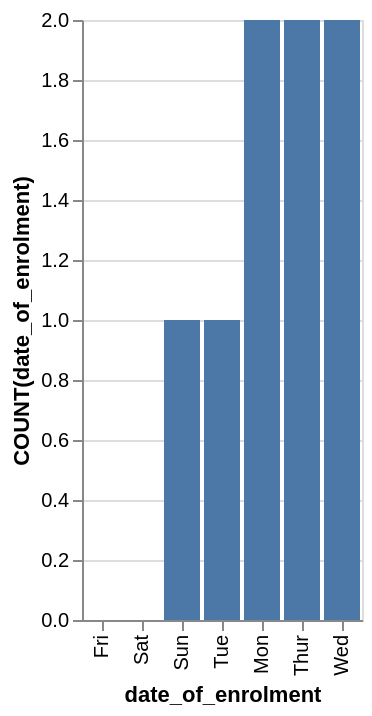

This figure's Vega-Lite source:
### Vega-Lite specification from a JSON file in a GitHub repository (floating-point values rounded to 4 significant figures)
{"data": {"values": [{"x_data": "Fri", "y_data": 0}, {"x_data": "Sat", "y_data": 0}, {"x_data": "Sun", "y_data": 1}, {"x_data": "Tue", "y_data": 1}, {"x_data": "Mon", "y_data": 2}, {"x_data": "Thur", "y_data": 2}, {"x_data": "Wed", "y_data": 2}]}, "mark": "bar", "encoding": {"x": {"field": "x_data", "type": "nominal", "title": "date_of_enrolment", "sort": {"op": "sum", "field": "y_data", "order": "ascending"}}, "y": {"field": "y_data", "type": "quantitative", "title": "COUNT(date_of_enrolment)"}}}
